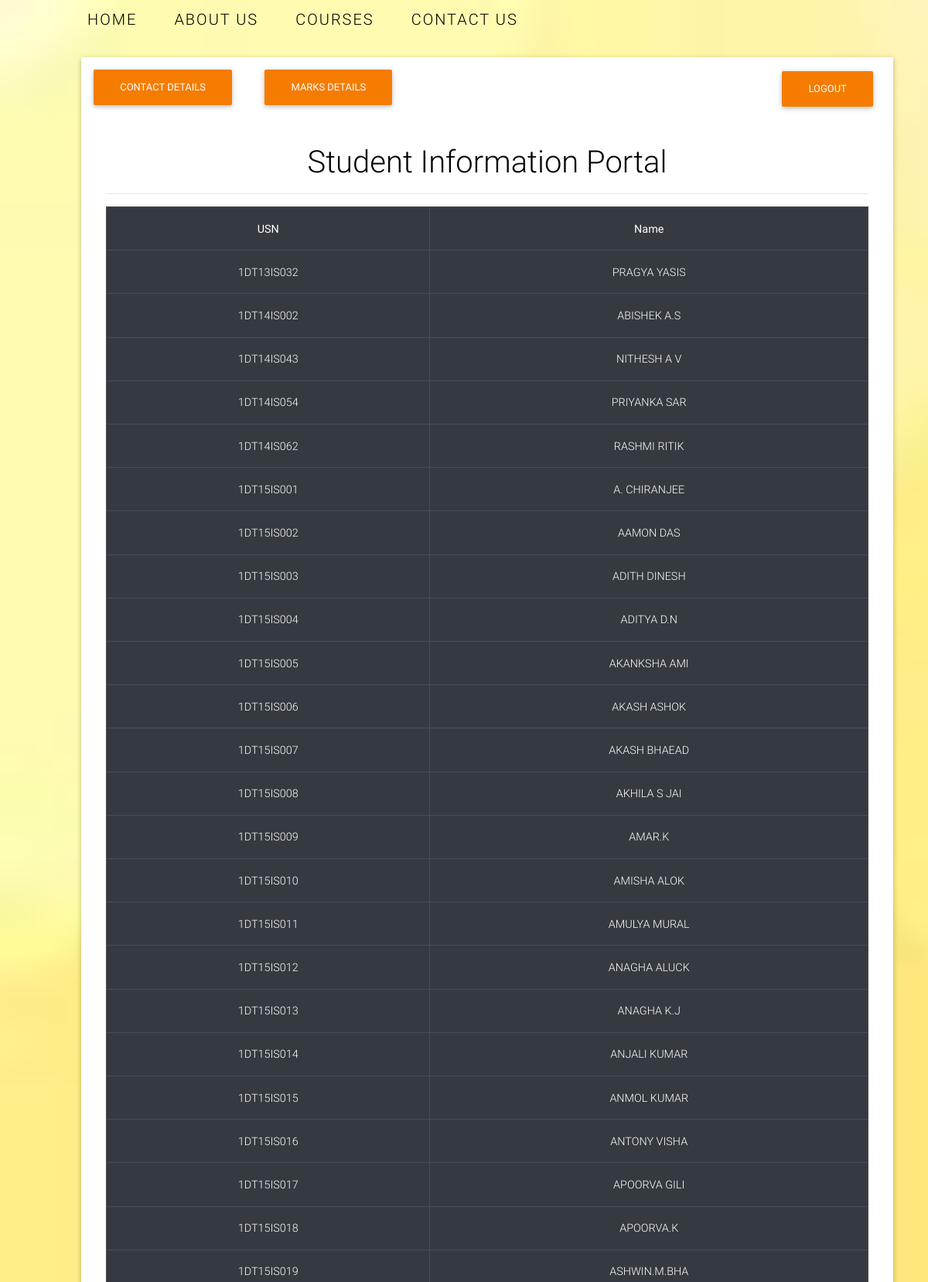
The page /all4thsem.php (signed in, upper part) on the database its author committed.
### tables this page shows
CREATE TABLE `batch20154thsem` (
  `Sl.No` int(50) NOT NULL,
  `USN` varchar(12) NOT NULL,
  `Name` char(110) NOT NULL,
  `15MAT41GL` char(1) NOT NULL,
  `15MAT41GP` int(1) NOT NULL,
  `15CS42GL` char(1) NOT NULL,
  `15CS42GP` int(1) NOT NULL,
  `15CS43GL` char(1) NOT NULL,
  `15CS43GP` int(1) NOT NULL,
  `15CS44GL` char(1) NOT NULL,
  `15CS44GP` int(1) NOT NULL,
  `15CS45GL` char(1) NOT NULL,
  `15CS45GP` int(1) NOT NULL,
  `15CS46GL` char(1) NOT NULL,
  `15CS46GP` int(1) NOT NULL,
  `15CSL47GL` char(1) NOT NULL,
  `15CSL47GP` int(1) NOT NULL,
  `15CSL48GL` char(1) NOT NULL,
  `15CSL48GP` int(1) NOT NULL,
  `TCredits` int(3) NOT NULL,
  `SGPA` varchar(5) NOT NULL
);

### all4thsem.php (the view, shortened to what this page needs)
<!doctype html>
<html lang="en">
  <head>
  <link rel="stylesheet" href="https://use.fontawesome.com/releases/v5.11.2/css/all.css">
  <link href="css/bootstrap.min.css" rel="stylesheet">
  <link href="css/mdb.min.css" rel="stylesheet">
  <link href="css/style.css" rel="stylesheet">
    <link rel="stylesheet" href="https://use.fontawesome.com/releases/v5.8.1/css/all.css">
  </head>
    <header>
        <div class="container">
            <nav>
                <ul>
                    <li><a href="home.php">Home</a></li>
                    <li><a href="aboutus.php">About Us</a></li>
                    <li><a href="courses.php">Courses</a></li>
                    <li><a href="contactus.php">Contact Us</a></li>
                </ul>
            </nav>
        </div>
    </header>
  <body>
    <div class="container" style="margin-left:90px;">
       <h4><a href="logoutp.php" style="float:right; margin-top:20px; padding-right:20px;"><button class="btn btn-orange">Logout</button></a></h4><h4><a href="studentdetails2015princi.php" style="float:left; padding-right:20px; margin-top:10px; margin-left:10px;"><button class="btn btn-orange">Contact Details</button></a><a href="USNselect2015princi.php" style="float:left; padding-right:20px; margin-top:10px; margin-left:10px;"><button class="btn btn-orange">Marks Details</button></a></h4>
        <div class="jumbotron text-center login-box">
        <br>
        <br>
       <h1 style="color: black;">Student Information Portal</h1>
      <hr>
      <div class="form-group">
 <table class="table table-bordered table-hover table-dark">
    <tr>
        <th>USN</th>
        <th>Name</th>
        </tr>
    <?php
        $conn = mysqli_connect("localhost","root","","college student database");
        $sql = "SELECT USN,Name from batch20154thsem";
        $result = $conn-> query($sql);
        if($result-> num_rows > 0) {
        while ($row = $result-> fetch_assoc()){
        echo "<tr><td>". $row["USN"] . "</td><td>" . $row["Name"] . "</td></tr>";
        }
            echo "</table>";
        }
        else{
            echo "0 result";
        }
        ?>
  </body>
</html>

### all4thsem.php (style rules this page uses)
body { background-image: url(0dafb7928a99a9cb552a941895a6e586.jpg); background-repeat: no-repeat; background-size: cover; }
a { text-decoration: none; color: black; }
.container { max-width: 120rem; width: 90%; margin: 0 auto; float: left; }
nav { padding: 10px; text-transform: uppercase; font-size: 20px; float: left; }
nav ul { display: flex; }
nav ul li { list-style: none; transform: translateX(100rem); animation: slideIn .5s forwards; }
nav ul li:nth-child(1) { animation-delay: 0s; }
nav ul li:nth-child(2) { animation-delay: .1s; }
nav ul li:nth-child(3) { animation-delay: .2s; }
nav ul li:nth-child(4) { animation-delay: .3s; }
nav ul li a { padding: 1rem 0; margin: 0 3rem; position: relative; letter-spacing: 2px; }
nav ul li a:last-child { margin-right: 0; }
nav ul li a::before, nav ul li a::after { content: ''; position: absolute; width: 100%; height: 2px; background-color: crimson; left: 0; transform: scaleX(0); transition: all .5s; }
nav ul li a::before { top: 0; transform-origin: left; }
nav ul li a::after { bottom: 0; transform-origin: right; }

### rows shown on the page
batch20154thsem: USN "1DT13IS032", Name "PRAGYA YASIS"
batch20154thsem: USN "1DT14IS002", Name "ABISHEK A.S"
batch20154thsem: USN "1DT14IS043", Name "NITHESH A V"
batch20154thsem: USN "1DT14IS054", Name "PRIYANKA SAR"
batch20154thsem: USN "1DT14IS062", Name "RASHMI RITIK"
batch20154thsem: USN "1DT15IS001", Name "A. CHIRANJEE"
batch20154thsem: USN "1DT15IS002", Name "AAMON DAS"
batch20154thsem: USN "1DT15IS003", Name "ADITH DINESH"
batch20154thsem: USN "1DT15IS004", Name "ADITYA D.N"
batch20154thsem: USN "1DT15IS005", Name "AKANKSHA AMI"
batch20154thsem: USN "1DT15IS006", Name "AKASH ASHOK"
batch20154thsem: USN "1DT15IS007", Name "AKASH BHAEAD"
batch20154thsem: USN "1DT15IS008", Name "AKHILA S JAI"
batch20154thsem: USN "1DT15IS009", Name "AMAR.K"
batch20154thsem: USN "1DT15IS010", Name "AMISHA ALOK"
batch20154thsem: USN "1DT15IS011", Name "AMULYA MURAL"
batch20154thsem: USN "1DT15IS012", Name "ANAGHA ALUCK"
batch20154thsem: USN "1DT15IS013", Name "ANAGHA K.J"
batch20154thsem: USN "1DT15IS014", Name "ANJALI KUMAR"
batch20154thsem: USN "1DT15IS015", Name "ANMOL KUMAR"
batch20154thsem: USN "1DT15IS016", Name "ANTONY VISHA"
batch20154thsem: USN "1DT15IS017", Name "APOORVA GILI"
batch20154thsem: USN "1DT15IS018", Name "APOORVA.K"
batch20154thsem: USN "1DT15IS019", Name "ASHWIN.M.BHA"
